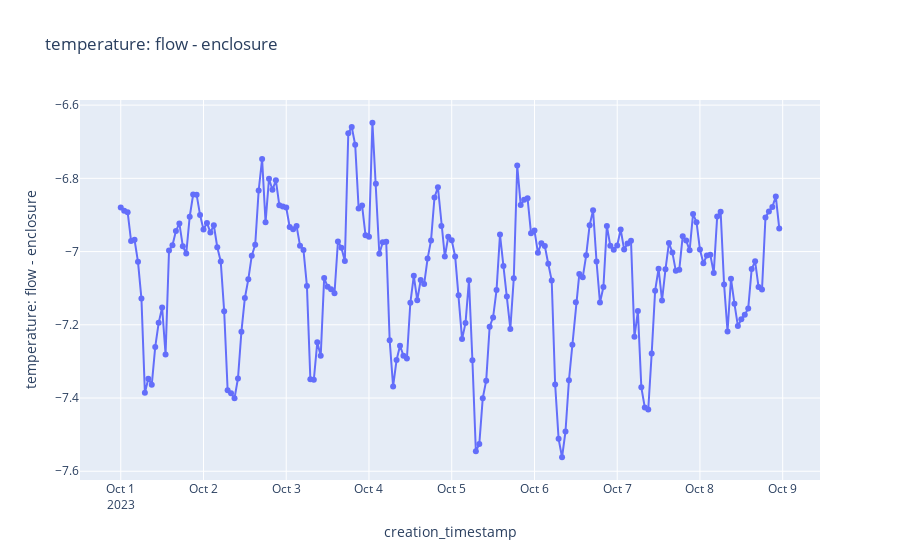

Here is the notebook cell this chart was saved with:
### Code cell
# Temperature Delta
col_name = "temperature: flow - enclosure"

df_temp = df_a.with_columns((pl.col("sht45_temperature") - pl.col("enclosure_bme280_temperature")).alias(col_name)) \
.select("creation_timestamp","system_name",col_name).collect()

import plotly.express as px

fig = px.line(df_temp, x="creation_timestamp", y=col_name, markers=True, title = col_name)
fig.show()

### Figure 1 — Plotly figure (JSON) as saved in the notebook; plotly's stock layout.template omitted (floating-point values rounded to 4 significant figures; data arrays with more than 128 entries replaced by an {"elided": "..."} marker saying what was removed)
{"data": [{"hovertemplate": "creation_timestamp=%{x}<br>temperature: flow - enclosure=%{y}<extra></extra>", "legendgroup": "", "line": {"color": "#636efa", "dash": "solid"}, "marker": {"symbol": "circle"}, "mode": "lines+markers", "name": "", "orientation": "v", "showlegend": false, "type": "scatter", "x": {"elided": "192 str values"}, "xaxis": "x", "y": {"elided": "192 float values"}, "yaxis": "y"}], "layout": {"legend": {"tracegroupgap": 0}, "title": {"text": "temperature: flow - enclosure"}, "xaxis": {"anchor": "y", "domain": [0, 1], "title": {"text": "creation_timestamp"}}, "yaxis": {"anchor": "x", "domain": [0, 1], "title": {"text": "temperature: flow - enclosure"}}}}
